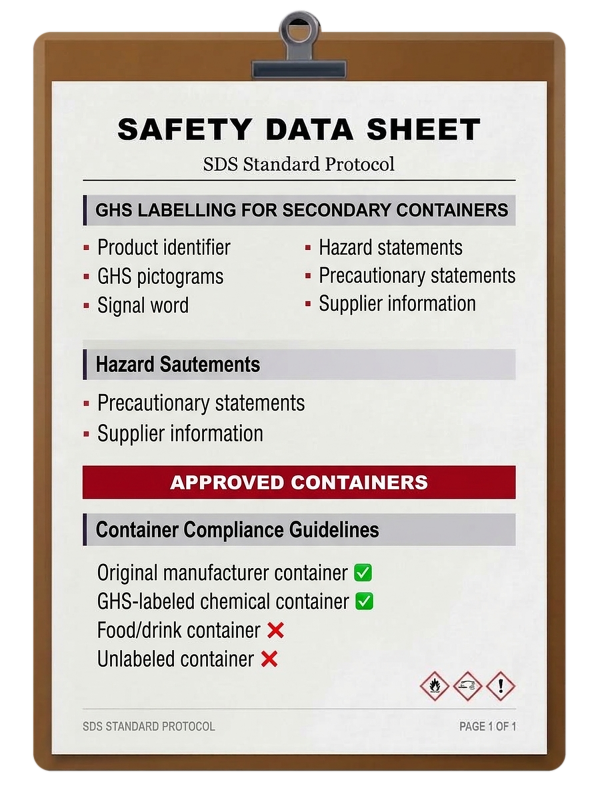
#> input picture Assets/Resources/Sc22/Sc22_Sds.png, 1792 x 2400 px (shown at 1/3 size)
$ python generate_sc22_sds.py ../Assets/Resources/Sc22/Sc22_Sds.png
#> lines starting #> are read from the running program, lines starting #| are printed output that depends on the picture
"""Scenario 22 safety data sheet: the client's SDS.jpg (clipboard on a dark background, GHS labelling / approved containers).
The background is made transparent with a rounded-rectangle mask of the clipboard board + its clip.
Run: python -I Tools/generate_sc22_sds.py "<path to SDS.jpg>"  -> Assets/Resources/Sc22/Sc22_Sds.png"""
import os, sys
import numpy as np
from PIL import Image, ImageDraw, ImageFilter

ROOT = os.path.dirname(os.path.dirname(os.path.abspath(__file__)))
im = Image.open(sys.argv[1]).convert("RGBA")
#> im is the input picture: PIL image 1792x2400 RGBA; mean R, G, B, A 164.3, 155.8, 149.6, 210.1
w, h = im.size
#> w = 1792; h = 2400
k = 4  # supersample the mask for smooth edges
m = Image.new("L", (w * k, h * k), 0)
#> m: PIL image 7168x9600 L; every value is 0
d = ImageDraw.Draw(m)
d.rounded_rectangle([50 * k, 48 * k, 848 * k, 1156 * k], radius=26 * k, fill=255)   # board
d.rounded_rectangle([418 * k, 16 * k, 482 * k, 98 * k], radius=40 * k, fill=255)     # clip ring
d.rounded_rectangle([380 * k, 66 * k, 524 * k, 118 * k], radius=8 * k, fill=255)    # clip plate
m = m.resize((w, h), Image.LANCZOS).filter(ImageFilter.GaussianBlur(0.6))
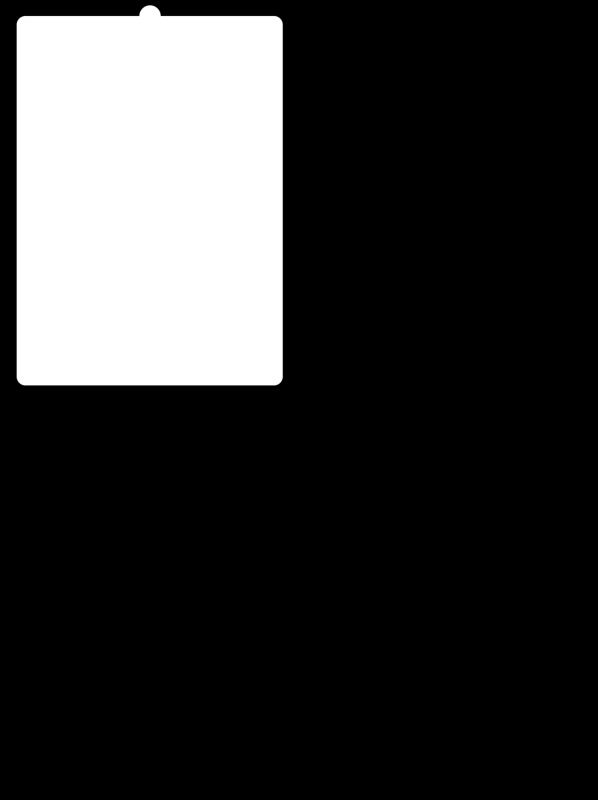
#> m: PIL image 1792x2400 L (shown at 1/3 size); min 0, max 255, mean 52.5
im.putalpha(m)
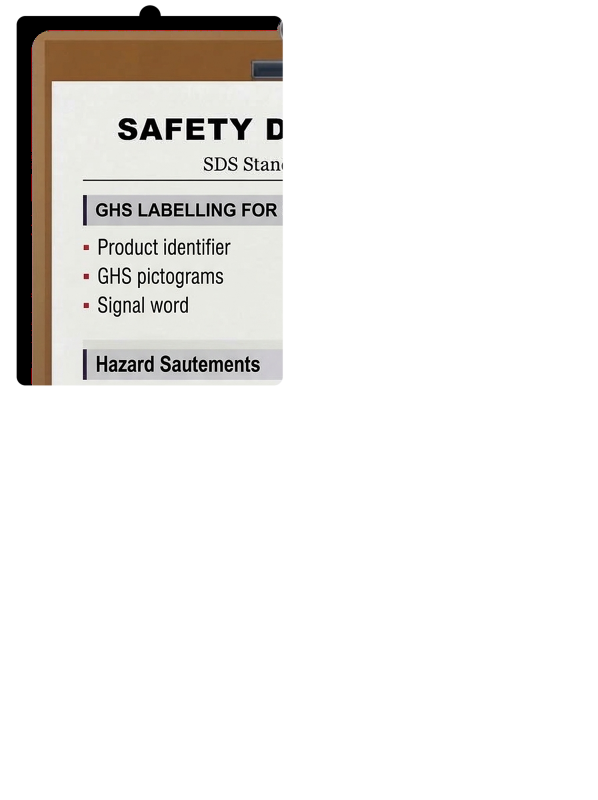
#> im: PIL image 1792x2400 RGBA (shown at 1/3 size); mean R, G, B, A 164.3, 155.8, 149.6, 52.5; transparent parts drawn white
# 2x Lanczos + light unsharp so the text stays crisp when the sheet is read at arm's length in the headset
im = im.resize((w * 2, h * 2), Image.LANCZOS)
#> im: PIL image 3584x4800 RGBA
rgb = im.convert('RGB').filter(ImageFilter.UnsharpMask(radius=1.6, percent=60, threshold=2))
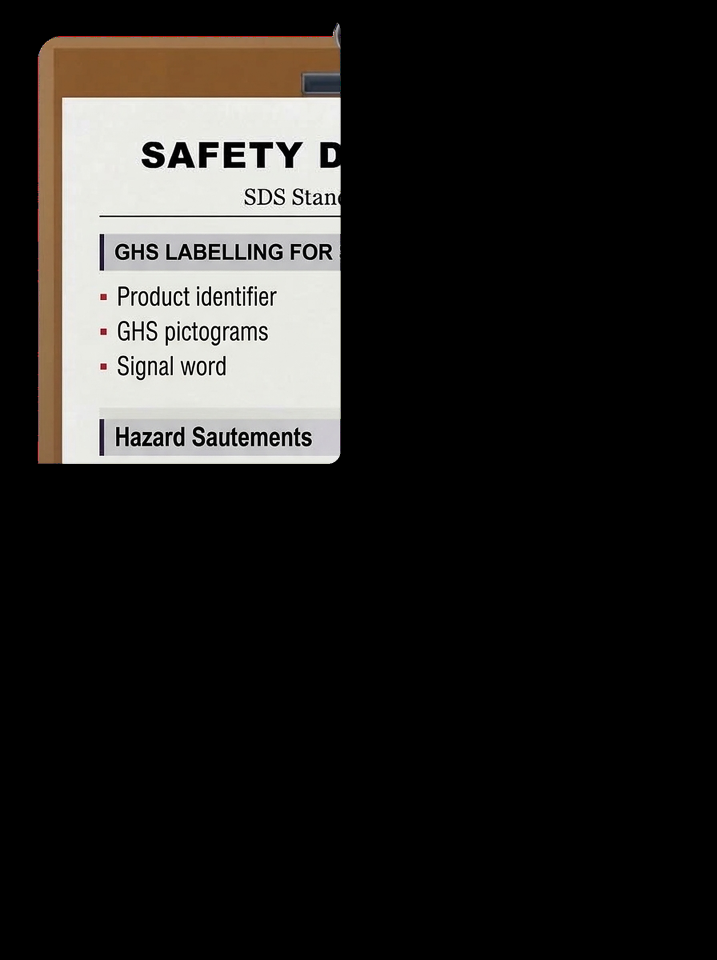
#> rgb: PIL image 3584x4800 RGB (shown at 1/5 size); mean R, G, B 36.3, 34.7, 32.7
rgb.putalpha(im.getchannel('A'))
#> rgb: PIL image 3584x4800 RGBA
im = rgb
out = os.path.join(ROOT, "Assets", "Resources", "Sc22", "Sc22_Sds.png")
im.save(out)
print(out, im.size)
#| Assets/Resources/Sc22/Sc22_Sds.png (3584, 4800)
